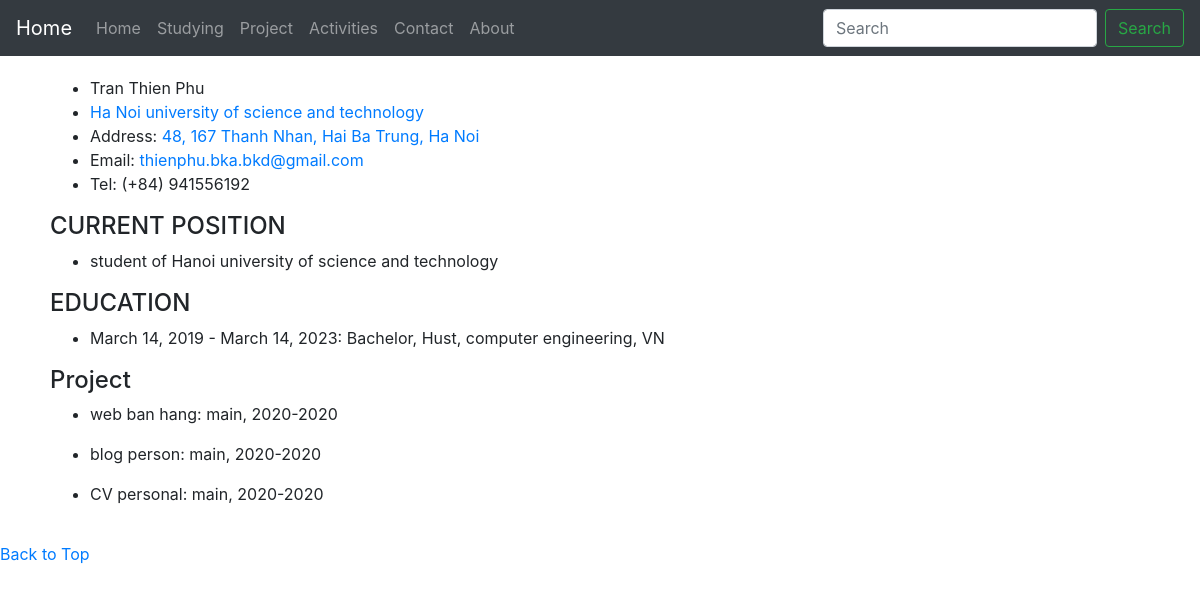
The page / on the database its author committed.
### detailPerson/models.py (models this page shows, shortened)
class person(models.Model):
    fullname = models.CharField(max_length=100)
    university = models.CharField(max_length=100)
    address = models.CharField(max_length=100)
    email = models.EmailField(max_length=100)
    tel=models.CharField(max_length=100)

### education/models.py (models this page shows)
class Education(models.Model):
    yearStart = models.DateField("started")
    yearFinish = models.DateField("finished")
    degree = models.CharField(max_length=100)
    major = models.CharField(max_length=100)
    country = models.CharField(max_length=100)

### project/models.py (models this page shows, shortened)
class Project(models.Model):
    name = models.CharField(max_length=100)
    role = models.CharField(max_length=100)
    time = models.CharField(max_length=100)

### disploy/views.py (the view)
# urls.py: path('', views.IndexClass.as_view(), name='index'),
class IndexClass(views.View):
    def get(self, request):
        edu = Education.objects.all()
        per = person.objects.all()
        pro = Project.objects.all()
        return render(request, 'disploy/home.html', {'per': per, 'edu':edu,'pro':pro})

### templates/disploy/home.html
{% extends 'base.html' %}
{%block content%}
<div class="person">
    {% if per %}
    {% for p in per %}
    <ul>
        <li>{{p.fullname}}</li>
        <li><a href="https://qldt.hust.edu.vn">{{p.university}}</a></li>
        <li>
            Address: <a
                href="https://www.google.com/maps/place/48+Ng%C3%B5+167,+Qu%E1%BB%B3nh+L%C3%B4i,+Hai+B%C3%A0+Tr%C6%B0ng,+H%C3%A0+N%E1%BB%99i,+Vi%E1%BB%87t+Nam/@21.0017469,105.8534831,17z/data=!3m1!4b1!4m5!3m4!1s0x3135ac0b83050635:0x2ebc5f5f5faa3443!8m2!3d21.0017469!4d105.8556718">{{p.address}}</a>
        </li>
        <li> Email: <a href="">{{p.email}}</a></li>
        <li>Tel: {{p.tel}}</li>
    </ul>
    {%endfor%}
    {%else%}
    <p>no information</p>
    {%endif%}
</div>
<div class="position">
    <h4>CURRENT POSITION</h4>
    <ul>
        <li><p> student of Hanoi university of science and technology</p></li>
    </ul>
</div>
<div class="education">
    <h4>EDUCATION</h4>
    {% if edu %}
    {% for item in edu %}
    <ul>
        <li>{{ item.yearStart }} - {{ item.yearFinish }}: {{ item.degree }}, {{ item.major }}, {{item.country}}</li>
    </ul>
    {%endfor%}
    {%else%}
    <p>No education</p>
    {% endif %}
</div>
<div class="project">
    <h4>Project</h4>
    {% if pro %}
        {%for item in pro%}
    <ul>
        <li>{{ item.name }}: {{ item.role }}, {{item.time}}</li>
    </ul>
        {%endfor%}
    {%else%}
    <p>No project</p>
    {%endif%}
</div>
{%endblock%}

### rows shown on the page
person: fullname "Tran Thien Phu", university "Ha Noi university of science and technology", address "48, 167 Thanh Nhan, Hai Ba Trung, Ha Noi", email "thienphu.bka.bkd@gmail.com", tel "(+84) 941556192"
Education: yearStart "March 14, 2019", yearFinish "March 14, 2023", degree "Bachelor, Hust", major "computer engineering", country "VN"
Project: name "web ban hang", role "main", time "2020-2020"
Project: name "blog person", role "main", time "2020-2020"
Project: name "CV personal", role "main", time "2020-2020"
